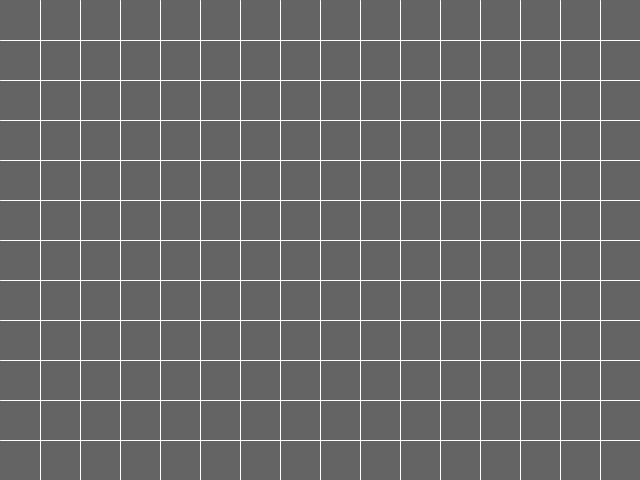
Frame 1 (no input)
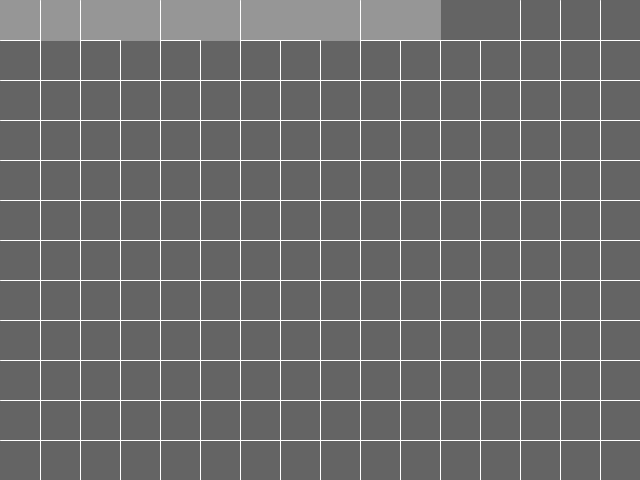
Frame 60 (the mouse pressed at the canvas centre just before this capture)
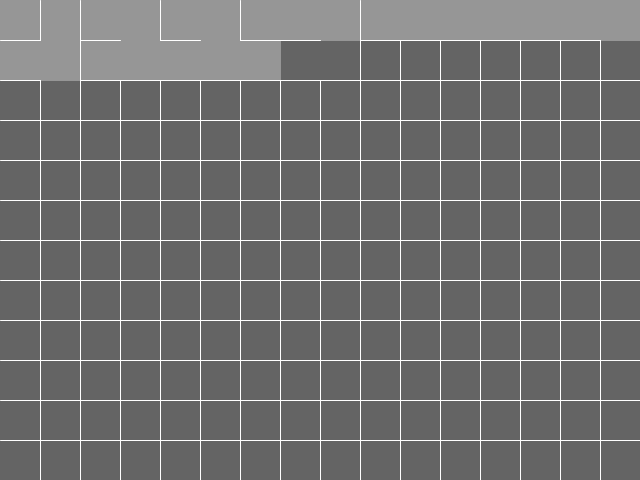
Frame 120 (the mouse held since frame 60 and released just before this capture)

The Processing sketch that drew these frames (run headless with seeded random() and noise(); from frame 60 on, the mouse is pressed at the canvas centre):

// Processing sketch: MazeBinaryTree
// ── MazeBinaryTree.pde
import java.util.Stack;

class Edge {
  //PVector start,finish;
  boolean right=false, down=false;//+x,+y;
  //Edge(float a,float b,float c,float d){
  //start=new PVector(a,b);
  //finish=new PVector(c,d);
  //}
}
int speed=5;
boolean perFrame=false;
int cellSize=40;
int gridW;
int gridH;
//int gridSize=100;
//int cellSize=5;
Edge[][] grid;
void setup() {//#AA70CE,#2170CE
  size(640, 480);
  gridW=width/cellSize;
  gridH=height/cellSize;
  grid=new Edge[gridW][gridH];

  for (int x=0; x<gridW; x++) {
    for (int y=0; y<gridH; y++) {
      grid[x][y]=new Edge();
    }
  }
  //current=new PVector(int(gridSize/2), int(gridSize/2));
  //current=new PVector(2, 2);
  //stack.add(current);
}
//ArrayList<Edge>edges=new ArrayList<Edge>();
ArrayList<PVector> stack=new ArrayList<PVector>();
void myLine(float a, float b, float c, float d) {
  line(a*cellSize, b*cellSize, c*cellSize, d*cellSize);
}
void draw() {
  background(100);
  for(PVector p:finished){
    fill(150);
    stroke(150);
    rect(p.x*cellSize,p.y*cellSize,cellSize,cellSize);
  }
  for (int x=0; x<gridW; x++) {
    for (int y=0; y<gridH; y++) {
      stroke(255);
      strokeWeight(1);
      //strokeJoin(BEVEL);
      if (!grid[x][y].right)myLine(x+1, y, x+1, y+1);//IF no right THEN draw line
      if (!grid[x][y].down)myLine(x, y+1, x+1, y+1); //IF no  down THEN draw line
      strokeWeight(1);
    }
  }
  fill(0, 255, 0);
  stroke(0, 255, 0);
  if(perFrame){
    for(int i=0;i<speed&&!done;i++)update();
  }else{
    if(frameCount%speed==0&&!done)update();
  }
}
boolean done=false;
int x=0,y=0;
ArrayList<PVector>finished=new ArrayList<PVector>();
void update() {
  finished.add(new PVector(x,y));
  x++;
  if(x>=gridW){
    x=0;
    y++;
    if(y>=gridH){
      done=true;
      return;
    }
  }
  if(random(100)<50){
    grid[x][y].right=true;
  }else{
    grid[x][y].down=true;
  }
}
